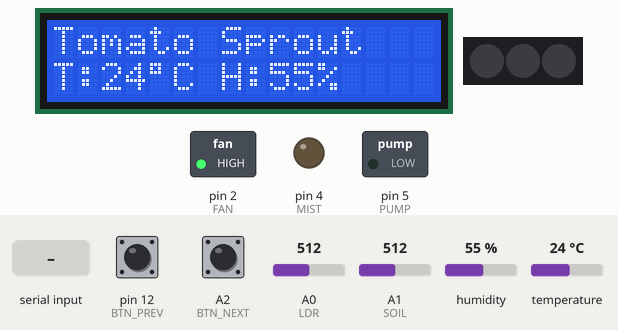
Simulated run of this sketch. Board: Arduino Uno, built with avr-gcc and run on an emulated ATmega328P. Shown: 16×2 character LCD, 3 RGB LEDs in strip order, left to right, switched loads named in the sketch (green lamp = pin HIGH), output pins drawn as LEDs (lit = HIGH). Inputs (shaded band) come from the test bench; at power-on: A0 (LDR) = 512, A2 (BTN_NEXT) LOW, pin 12 (BTN_PREV) LOW, A1 (SOIL) = 512, humidity 55 %, temperature 24 °C. The local clock reads 2024-03-15 10:24:30 at power-on unless the sketch sets it; what the sketch prints to the serial monitor is not drawn.

Above: at 3.2 s.
3.3 s: A0 (LDR) set to 210
At 7.5 s:
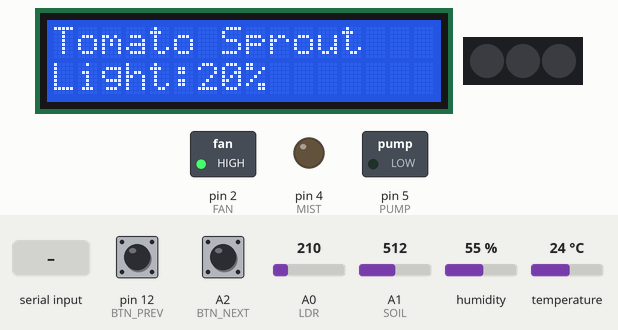
7.6 s: A0 (LDR) set to 182
At 10.4 s:
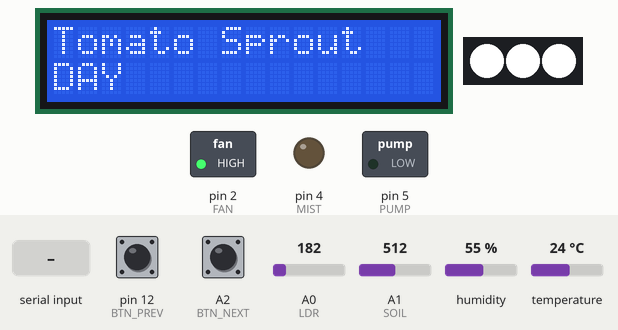
11.9 s: "NEXT\n" received over Serial
At 14.5 s:
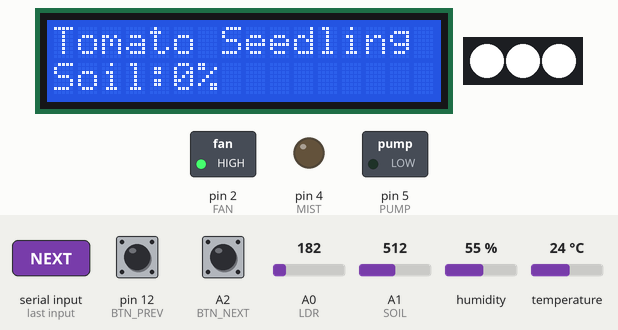
16.2 s: A2 (BTN_NEXT) pulled HIGH for 1 s
At 18.5 s:
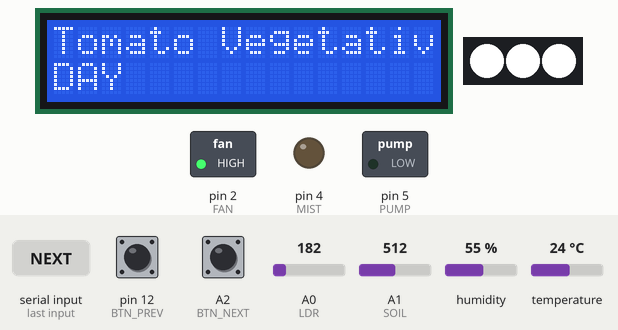
21.5 s: pin 12 (BTN_PREV) pulled HIGH for 1 s
At 23.5 s:
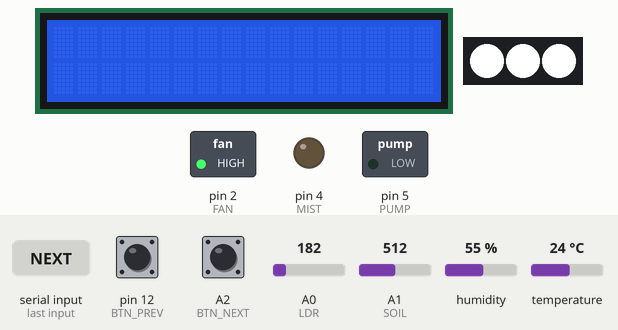
26.8 s: "PREV\n" received over Serial
At 29.9 s:
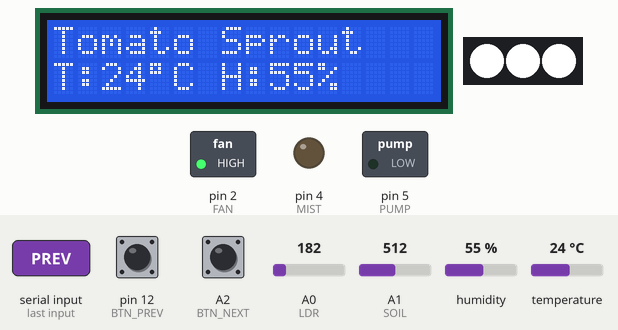
Timing chart, 0 to 31.4 s (numbered marks = the images above; inputs shaded):
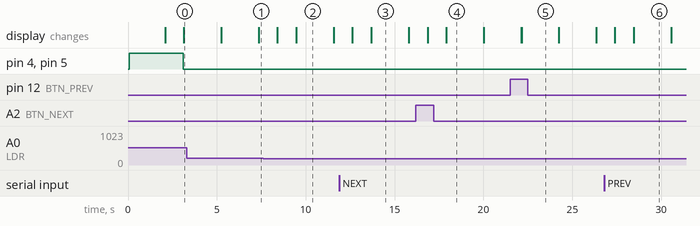

The sketch:

Arduino.ino
```cpp
#include <Wire.h>
#include <DS1307.h>
#include <DHT11.h>
#include <LiquidCrystal.h>
#include <Adafruit_NeoPixel.h>

// LCD
LiquidCrystal lcd(6,7,8,9,10,11);

// DHT
DHT11 dht11(13);

// RTC
DS1307 rtc(A4,A5);
Time t;

// Sensors
#define SOIL A1
#define LDR A0

// RGB
#define LAMP A3
#define NUMPIXELS 3
Adafruit_NeoPixel pixels(NUMPIXELS, LAMP, NEO_GRB + NEO_KHZ800);

// Relays
#define PUMP 5
#define MIST 4
#define FAN 2

// Buttons
#define BTN_NEXT A2
#define BTN_PREV 12

// Plants
const char* plants[]={"Tomato","Lettuce","Chilli"};

const char* stages[]={
  "Sprout","Seedling","Vegetative",
  "Budding","Flowering","Ripening"
};

int plant=0;
int stage=0;

struct Preset{
  int tempmin,tempmax;
  int humiditymin,humiditymax;
  int submin,submax;
  int lmin;
  int lhrs;
};

Preset plantPreset[3][6]={

  {
    {20,25,60,70,50,70,200,8},
    {22,26,60,70,50,70,200,8},
    {22,28,60,70,50,70,300,10},
    {22,28,60,70,50,70,300,10},
    {20,26,55,65,50,70,300,10},
    {18,25,50,60,50,70,300,8}
  },

  {
    {18,22,60,70,50,70,200,8},
    {18,22,60,70,50,70,200,8},
    {18,24,60,70,50,70,300,10},
    {18,24,60,70,50,70,300,10},
    {18,24,60,70,50,70,300,10},
    {16,22,55,65,50,70,200,8}
  },

  {
    {22,28,60,70,50,70,200,8},
    {22,28,60,70,50,70,200,8},
    {22,30,60,70,50,70,300,10},
    {22,30,60,70,50,70,300,10},
    {22,30,60,70,50,70,300,10},
    {20,28,55,65,50,70,300,8}
  }

};

unsigned long lastLCD=0;
unsigned long lastSense=0;
unsigned long lastBtn=0;
unsigned long lastSerial=0;

byte lcdMode=0;

float temp=0,h=0;
int soilRaw=0,soilNew=0;
int lightRaw=0,lightPercent=0;

bool isDay=true;

void setup(){

  lcd.begin(16,2);
  pixels.begin();

  Serial.begin(9600);

  rtc.halt(false);

  pinMode(PUMP,OUTPUT);
  pinMode(MIST,OUTPUT);
  pinMode(FAN,OUTPUT);

  pinMode(BTN_NEXT,INPUT);
  pinMode(BTN_PREV,INPUT);

  digitalWrite(PUMP,HIGH);
  digitalWrite(MIST,HIGH);
  digitalWrite(FAN,HIGH);

  lcd.print("Plant System");
  delay(2000);
  lcd.clear();
}

void nextStage(){

  stage++;

  if(stage>5){
    stage=0;
    plant=(plant+1)%3;
  }

  lcd.clear();
}

void prevStage(){

  if(stage==0){
    stage=5;
    plant=(plant+2)%3;
  }
  else stage--;

  lcd.clear();
}

void loop(){

  unsigned long now=millis();

  if(digitalRead(BTN_NEXT)==HIGH && now-lastBtn>200){
    lastBtn=now;
    nextStage();
  }

  if(digitalRead(BTN_PREV)==HIGH && now-lastBtn>200){
    lastBtn=now;
    prevStage();
  }

  if(now-lastSense>500){

    lastSense=now;

    temp=dht11.readTemperature();
    h=dht11.readHumidity();

    soilRaw=analogRead(SOIL);
    soilNew=constrain(map(soilRaw,225,500,100,0),0,100);

    lightRaw=analogRead(LDR);
    lightPercent = map(lightRaw,0,1023,0,100);

    t=rtc.getTime();

    Preset p=plantPreset[plant][stage];

    int dayStart=6;
    int dayEnd=dayStart+p.lhrs;

    isDay=(t.hour>=dayStart && t.hour<dayEnd);
    isDay = true;

    if(isDay && lightRaw<p.lmin){

      pixels.setPixelColor(0,pixels.Color(255,255,255));
      pixels.setPixelColor(1,pixels.Color(255,255,255));
      pixels.setPixelColor(2,pixels.Color(255,255,255));
      pixels.show();

    }
    else{

      pixels.clear();
      pixels.show();

    }

    if(soilNew<p.submin) digitalWrite(PUMP,LOW);
    else if(soilNew>p.submax) digitalWrite(PUMP,HIGH);

    if(h<p.humiditymin) digitalWrite(MIST,LOW);
    else if(h>p.humiditymax) digitalWrite(MIST,HIGH);

    if(temp>p.tempmax || h>p.humiditymax) digitalWrite(FAN,LOW);
    else digitalWrite(FAN,HIGH);

  }

  if(now-lastSerial>2000){

    lastSerial=now;

    Preset p=plantPreset[plant][stage];

    Serial.print("DATA,");
    Serial.print(temp);Serial.print(",");
    Serial.print(h);Serial.print(",");
    Serial.print(soilNew);Serial.print(",");
    Serial.print(lightPercent);Serial.print(",");
    Serial.print(isDay);Serial.print(",");
    Serial.print(plant);Serial.print(",");
    Serial.println(stage);

    Serial.print("PRESET,");
    Serial.print(p.tempmin);Serial.print(",");
    Serial.print(p.tempmax);Serial.print(",");
    Serial.print(p.humiditymin);Serial.print(",");
    Serial.print(p.humiditymax);Serial.print(",");
    Serial.print(p.submin);Serial.print(",");
    Serial.print(p.submax);Serial.print(",");
    Serial.print(p.lmin);Serial.print(",");
    Serial.println(p.lhrs);

  }

  static String serialBuffer="";

  while(Serial.available()){
    char c=Serial.read();

    if(c=='\n'){
      String msg=serialBuffer;
      serialBuffer="";

      msg.trim();

      if(msg=="NEXT") nextStage();

      else if(msg=="PREV") prevStage();

      else if(msg.startsWith("SET")){
        int pIndex,sIndex;
        Preset newPreset;

        int parsed = sscanf(msg.c_str(),
          "SET,%d,%d,%d,%d,%d,%d,%d,%d,%d,%d",
          &pIndex,&sIndex,
          &newPreset.tempmin,
          &newPreset.tempmax,
          &newPreset.humiditymin,
          &newPreset.humiditymax,
          &newPreset.submin,
          &newPreset.submax,
          &newPreset.lmin,
          &newPreset.lhrs
        );

        if(parsed==10){
          if(pIndex>=0 && pIndex<3 && sIndex>=0 && sIndex<6){
              plantPreset[pIndex][sIndex] = newPreset;
          }
        }
      }
    }
    else{
      serialBuffer+=c;
    }
  }

  if(now-lastLCD>2000){

    lastLCD=now;

    lcd.setCursor(0,0);
    lcd.print("                ");
    lcd.setCursor(0,0);

    lcd.print(plants[plant]);
    lcd.print(" ");
    lcd.print(stages[stage]);

    lcd.setCursor(0,1);
    lcd.print("                ");
    lcd.setCursor(0,1);

    if(lcdMode==0){

      lcd.print("T:");
      lcd.print((int)temp);
      lcd.write(223);
      lcd.print("C ");

      lcd.print("H:");
      lcd.print((int)h);
      lcd.print("%");

    }

    else if(lcdMode==1){

      lcd.print("Soil:");
      lcd.print(soilNew);
      lcd.print("%");

    }

    else if(lcdMode==2){

      lcd.print("Light:");
      lcd.print(lightPercent);
      lcd.print("%");

    }

    else{

      lcd.print(isDay?"DAY":"NIGHT");

    }

    lcdMode=(lcdMode+1)%4;

  }

}
```

Measured:
- the behaviour switches between 200 and 199 on A0 (LDR) (found by bisection; images 1 and 2)
- after the input at 11.9 s, the display: first changes after 0.72 s (image 3 shows a later state)
- after the input at 16.2 s, the display: first changes after 0.67 s (image 4 shows a later state)
- after the input at 21.5 s, the display: first differs from a run without the input after 0.65 s (image 5)
- after the input at 26.8 s, the display: first changes after 0.60 s (image 6 shows a later state)
- what the display in image 2 shows lasts 2.1 s, from 9.5 s to 11.6 s
